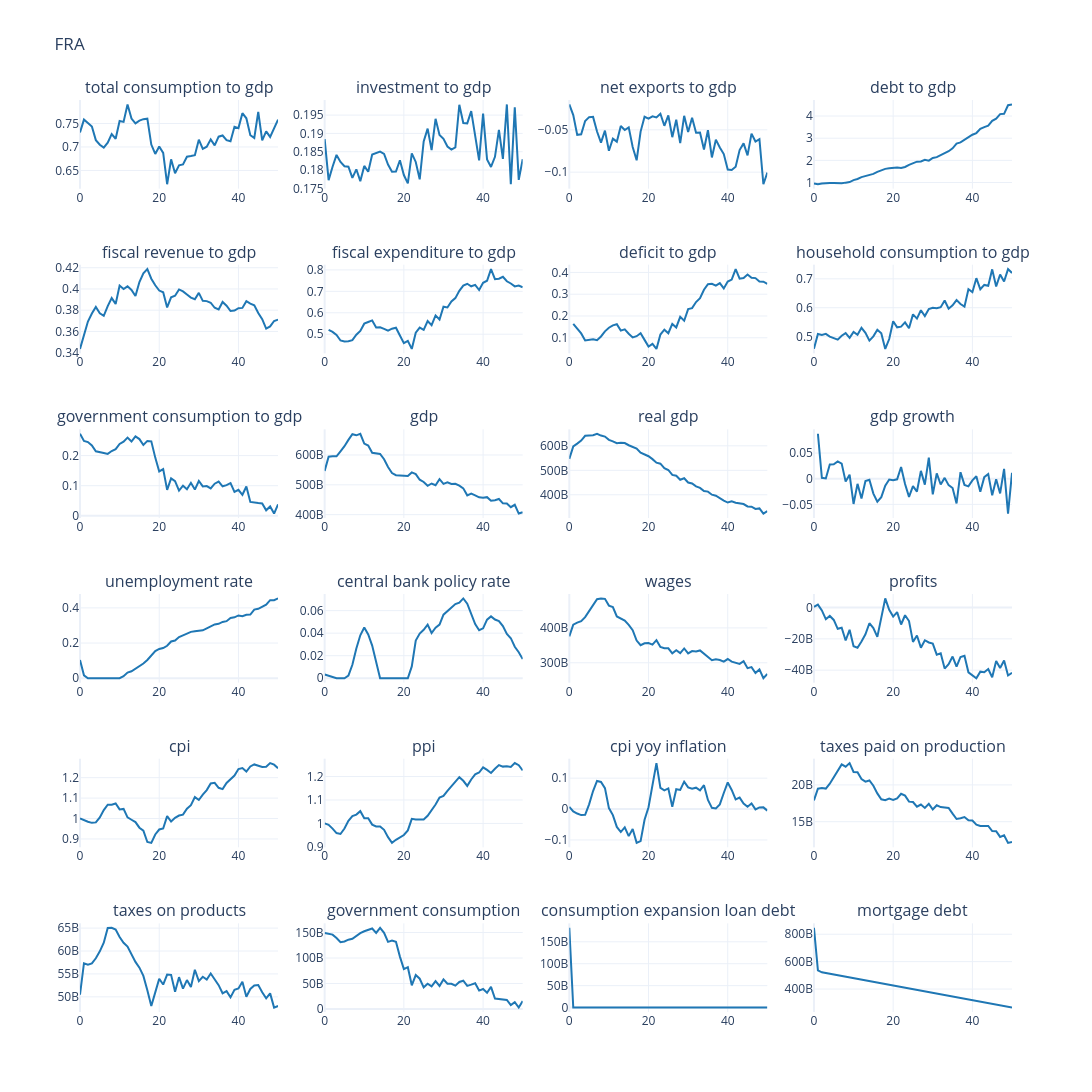

Notebook code cell kept with this figure:
### Code cell
# Outputs And Plots
plot_columns = [
    'total consumption to gdp', 'investment to gdp', 'net exports to gdp',
    'debt to gdp', 'fiscal revenue to gdp', 'fiscal expenditure to gdp', 'deficit to gdp',
    'household consumption to gdp', 'government consumption to gdp', 'gdp', 'real gdp',
    'gdp growth', 'unemployment rate', 'central bank policy rate', 
    'wages', 'profits', 'cpi', 'ppi', 'cpi yoy inflation',
    'taxes paid on production', 'taxes on products', 'government consumption',
    # 'Imports', 'Exports',
    'consumption expansion loan debt', 'mortgage debt',
]

n_rows = 6
n_cols = 4
#  Plot main variables
plot_output(
    df=df_base[plot_columns],
    no_rows=n_rows,
    no_cols=n_cols,
    country_code=cfg.country_iso3,
    line_color="#1f77b4",
    base_height=200,
    base_width=400,
)
